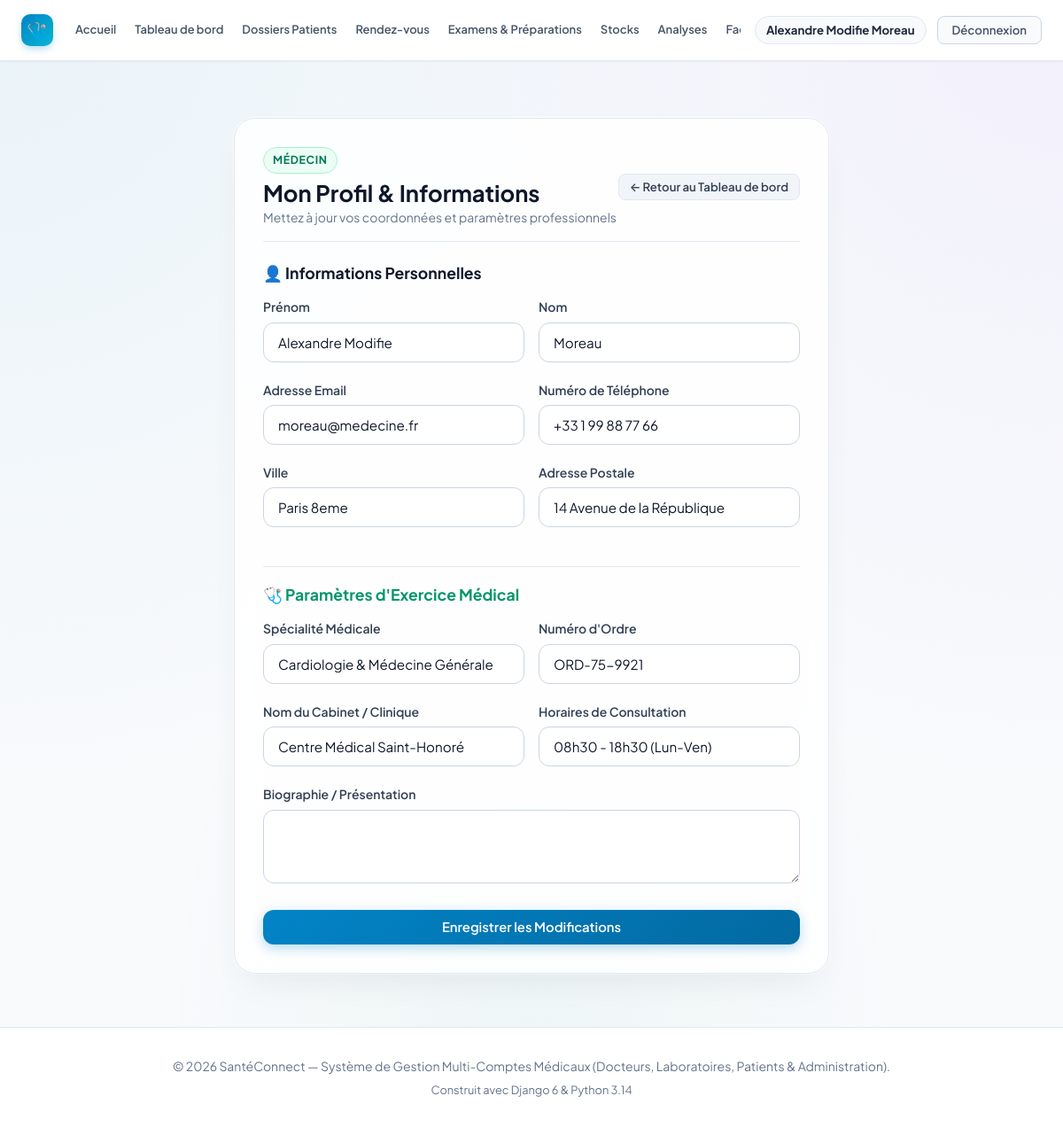
The app's page /profile/ (signed in) with its own data.
### accounts/models.py (models this page shows, shortened)
class User(AbstractUser):
    class Role(models.TextChoices):
        ADMIN = 'ADMIN', 'Administrateur'
        DOCTEUR = 'DOCTEUR', 'Médecin'
        LABORATOIRE = 'LABORATOIRE', 'Laborantin'
        PATIENT = 'PATIENT', 'Patient'
    role = models.CharField(
        max_length=20,
        choices=Role.choices,
        default=Role.PATIENT,
        verbose_name="Rôle utilisateur"
    )
    phone = models.CharField(max_length=25, blank=True, null=True, verbose_name="Téléphone")
    address = models.CharField(max_length=255, blank=True, null=True, verbose_name="Adresse")
    city = models.CharField(max_length=100, blank=True, null=True, verbose_name="Ville")
    is_verified = models.BooleanField(
        default=False,
        verbose_name="Compte certifié / validé",
        help_text="Coché par l'administrateur pour valider l'activité d'un docteur ou laboratoire."
    )
    objects = CustomUserManager()
    class Meta:
        verbose_name = "Utilisateur"
        verbose_name_plural = "Tous les Utilisateurs"
    @property
    def is_doctor(self):
        return self.role == self.Role.DOCTEUR
    @property
    def is_laboratory(self):
        return self.role == self.Role.LABORATOIRE
    @property
    def is_patient(self):
        return self.role == self.Role.PATIENT
    @property
    def is_admin_user(self):
        return self.role == self.Role.ADMIN or self.is_superuser

class DoctorProfile(models.Model):
    user = models.OneToOneField(
        User,
        on_delete=models.CASCADE,
        related_name='doctor_profile',
        verbose_name="Compte utilisateur"
    )
    specialite = models.CharField(
        max_length=120,
        default="Médecine Générale",
        verbose_name="Spécialité médicale"
    )
    numero_ordre = models.CharField(
        max_length=50,
        blank=True,
        null=True,
        verbose_name="Numéro d'Ordre / Licence"
    )
    cabinet_name = models.CharField(
        max_length=150,
        blank=True,
        null=True,
        verbose_name="Nom du cabinet ou clinique"
    )
    horaires = models.CharField(
        max_length=150,
        blank=True,
        default="08h30 - 17h00 (Lun-Ven)",
        verbose_name="Horaires de consultation"
    )
    biographie = models.TextField(
        blank=True,
        verbose_name="Présentation / Biographie"
    )
    class Meta:
        verbose_name = "Profil Docteur"
        verbose_name_plural = "Profils Docteurs"

### accounts/views.py (the view)
# urls.py: path('profile/', views.profile_view, name='profile'),
@login_required
def profile_view(request):
    user = request.user
    role_form = None
    if request.method == 'POST':
        user_form = UserProfileUpdateForm(request.POST, instance=user)
        if user.role == User.Role.DOCTEUR:
            profile, _ = DoctorProfile.objects.get_or_create(user=user)
            role_form = DoctorProfileForm(request.POST, instance=profile)
        elif user.role == User.Role.LABORATOIRE:
            profile, _ = LaboratoryProfile.objects.get_or_create(user=user)
            role_form = LaboratoryProfileForm(request.POST, instance=profile)
        elif user.role == User.Role.PATIENT:
            profile, _ = PatientProfile.objects.get_or_create(user=user)
            role_form = PatientProfileForm(request.POST, instance=profile)
        if user_form.is_valid() and (role_form is None or role_form.is_valid()):
            user_form.save()
            if role_form:
                role_form.save()
            messages.success(request, "Votre profil a été mis à jour avec succès !")
            return redirect('profile')
        else:
            messages.error(request, "Veuillez corriger les erreurs dans le formulaire.")
    else:
        user_form = UserProfileUpdateForm(instance=user)
        if user.role == User.Role.DOCTEUR:
            profile, _ = DoctorProfile.objects.get_or_create(user=user)
            role_form = DoctorProfileForm(instance=profile)
        elif user.role == User.Role.LABORATOIRE:
            profile, _ = LaboratoryProfile.objects.get_or_create(user=user)
            role_form = LaboratoryProfileForm(instance=profile)
        elif user.role == User.Role.PATIENT:
            profile, _ = PatientProfile.objects.get_or_create(user=user)
            role_form = PatientProfileForm(instance=profile)
    return render(request, 'accounts/profile.html', {
        'user_form': user_form,
        'role_form': role_form,
    })

### accounts/forms.py
class UserProfileUpdateForm(forms.ModelForm):
    class Meta:
        model = User
        fields = ['first_name', 'last_name', 'email', 'phone', 'city', 'address']
        widgets = {
            'first_name': forms.TextInput(attrs={'class': 'form-input'}),
            'last_name': forms.TextInput(attrs={'class': 'form-input'}),
            'email': forms.EmailInput(attrs={'class': 'form-input'}),
            'phone': forms.TextInput(attrs={'class': 'form-input'}),
            'city': forms.TextInput(attrs={'class': 'form-input'}),
            'address': forms.TextInput(attrs={'class': 'form-input'}),
        }

class DoctorProfileForm(forms.ModelForm):
    class Meta:
        model = DoctorProfile
        fields = ['specialite', 'numero_ordre', 'cabinet_name', 'horaires', 'biographie']
        widgets = {
            'specialite': forms.TextInput(attrs={'class': 'form-input'}),
            'numero_ordre': forms.TextInput(attrs={'class': 'form-input'}),
            'cabinet_name': forms.TextInput(attrs={'class': 'form-input'}),
            'horaires': forms.TextInput(attrs={'class': 'form-input'}),
            'biographie': forms.Textarea(attrs={'class': 'form-input', 'rows': 3}),
        }

### templates/accounts/profile.html (shortened to what this page needs)
{% extends 'base.html' %}
{% block content %}
<div class="container" style="max-width: 720px; margin-top: 20px;">
    <div class="glass-card">
        <div style="display: flex; justify-content: space-between; align-items: center; margin-bottom: 24px; padding-bottom: 16px; border-bottom: 1px solid var(--border-color);">
            <div>
                <span class="badge-role {{ user.role }}" style="margin-bottom: 6px;">{{ user.get_role_display }}</span>
                <h2 style="font-size: 1.6rem;">Mon Profil & Informations</h2>
                <p style="color: var(--text-muted); font-size: 0.875rem;">Mettez à jour vos coordonnées et paramètres professionnels</p>
            </div>
            <a href="{% url 'dashboard' %}" class="btn btn-secondary btn-sm">← Retour au Tableau de bord</a>
        </div>
        <form method="post" action="{% url 'profile' %}">
            <h3 style="font-size: 1.1rem; margin-bottom: 16px; color: #0f172a;">👤 Informations Personnelles</h3>
            <div style="display: grid; grid-template-columns: 1fr 1fr; gap: 16px;">
                <div class="form-group">
                    <label class="form-label">Prénom</label>
                    {{ user_form.first_name }}
                </div>
                <div class="form-group">
                    <label class="form-label">Nom</label>
                    {{ user_form.last_name }}
                </div>
            </div>
            <div style="display: grid; grid-template-columns: 1fr 1fr; gap: 16px;">
                <div class="form-group">
                    <label class="form-label">Adresse Email</label>
                    {{ user_form.email }}
                </div>
                <div class="form-group">
                    <label class="form-label">Numéro de Téléphone</label>
                    {{ user_form.phone }}
                </div>
            </div>
            <div style="display: grid; grid-template-columns: 1fr 1fr; gap: 16px;">
                <div class="form-group">
                    <label class="form-label">Ville</label>
                    {{ user_form.city }}
                </div>
                <div class="form-group">
                    <label class="form-label">Adresse Postale</label>
                    {{ user_form.address }}
                </div>
            </div>
            {% if role_form %}
                <div style="margin-top: 24px; padding-top: 20px; border-top: 1px solid var(--border-color);">
                    {% if user.is_doctor %}
                        <h3 style="font-size: 1.1rem; margin-bottom: 16px; color: var(--doctor-color);">🩺 Paramètres d'Exercice Médical</h3>
                        <div style="display: grid; grid-template-columns: 1fr 1fr; gap: 16px;">
                            <div class="form-group">
                                <label class="form-label">Spécialité Médicale</label>
                                {{ role_form.specialite }}
                            </div>
                            <div class="form-group">
                                <label class="form-label">Numéro d'Ordre</label>
                                {{ role_form.numero_ordre }}
                            </div>
                        </div>
                        <div style="display: grid; grid-template-columns: 1fr 1fr; gap: 16px;">
                            <div class="form-group">
                                <label class="form-label">Nom du Cabinet / Clinique</label>
                                {{ role_form.cabinet_name }}
                            </div>
                            <div class="form-group">
                                <label class="form-label">Horaires de Consultation</label>
                                {{ role_form.horaires }}
                            </div>
                        </div>
                        <div class="form-group">
                            <label class="form-label">Biographie / Présentation</label>
                            {{ role_form.biographie }}
                        </div>
                    {% endif %}
                </div>
            {% endif %}
            <div style="margin-top: 24px;">
                <button type="submit" class="btn btn-primary" style="width: 100%;" id="btn-save-profile">
                    Enregistrer les Modifications
                </button>
            </div>
        </form>
    </div>
</div>
{% endblock %}

### templates/base.html (shortened to what this page needs)
{% load static %}
<!doctype html>
<html lang="fr">
  <head>
    <link rel="stylesheet" href="{% static 'css/style.css' %}?v=20261022_1" />
  </head>
  <body>
    <nav class="navbar" id="main-navbar">
      <div class="container navbar-inner">
        <div class="navbar-brand-section">
          <a href="{% url 'home' %}" class="logo-brand" id="brand-logo-link">
            <span class="logo-icon">🩺</span>
          </a>
        </div>
        <div class="nav-links" id="main-nav-links">
          <a href="{% url 'home' %}" class="nav-item-link" id="nav-home"
            >Accueil</a
          >
          {% if user.is_authenticated %}
            <a href="{% url 'dashboard' %}" class="nav-item-link" id="nav-dashboard">Tableau de bord</a>
            {% if user.is_admin_user or user.is_doctor %}
              <a href="{% url 'dossiers_patients_list' %}" class="nav-item-link" id="nav-dossiers">Dossiers Patients</a>
            {% endif %}
            {% if user.is_admin_user or user.is_doctor or user.is_patient %}
              <a href="{% url 'rendezvous:rdv_list' %}" class="nav-item-link" id="nav-rendezvous">Rendez-vous</a>
            {% endif %}
            {% if user.is_admin_user or user.is_doctor %}
              <a href="{% url 'examens_list' %}" class="nav-item-link" id="nav-examens">Examens &amp; Préparations</a>
            {% endif %}
            {% if user.is_admin_user or user.is_laboratory or user.is_doctor %}
              <a href="{% url 'stock:dashboard' %}" class="nav-item-link" id="nav-stock">Stocks</a>
            {% endif %}
            {% if user.is_laboratory %}
              <a href="{% url 'laboratoire:prelevement_list' %}" class="nav-item-link" id="nav-laboratoire">Prélèvements</a>
            {% elif user.is_doctor %}
              <a href="{% url 'laboratoire:demande_list' %}" class="nav-item-link">Analyses</a>
            {% endif %}
            {% if user.is_admin_user or user.is_patient or user.is_doctor and user.is_verified %}
              <a href="{% url 'facture_list' %}" class="nav-item-link" id="nav-factures">Factures</a>
            {% endif %}
          {% endif %}
        </div>
        <div class="navbar-user-actions" id="nav-user-actions">
          {% if user.is_authenticated %}
          <div class="nav-user-badge" id="nav-user-profile">
            <a
              href="{% url 'profile' %}"
              class="nav-user-name-link"
              id="nav-profile-edit"
              title="Mon profil"
              >{{ user.get_full_name|default:user.username }}</a
            >
          </div>
          <a
            href="{% url 'logout' %}"
            class="nav-logout-btn"
            id="btn-nav-logout"
            >Déconnexion</a
          >
          {% endif %}
        </div>
      </div>
    </nav>
    <main style="flex: 1; padding: 24px 0 60px">
      {% block content %}{% endblock %}
    </main>
    <footer class="footer">
      <div class="container">
        <p>
          © 2026 SantéConnect — Système de Gestion Multi-Comptes Médicaux
          (Docteurs, Laboratoires, Patients & Administration).
        </p>
        <p style="margin-top: 6px; font-size: 0.8rem; color: #64748b">
          Construit avec Django 6 & Python 3.14
        </p>
      </div>
    </footer>
  </body>
</html>

### records on screen
User: get_full_name "Alexandre Modifie Moreau", role "MÉDECIN", first_name "Alexandre Modifie", last_name "Moreau", email "moreau@medecine.fr", phone "+33 1 99 88 77 66", city "Paris 8eme", address "14 Avenue de la République"
DoctorProfile: specialite "Cardiologie & Médecine Générale", numero_ordre "ORD-75-9921", cabinet_name "Centre Médical Saint-Honoré", horaires "08h30 - 18h30 (Lun-Ven)"
